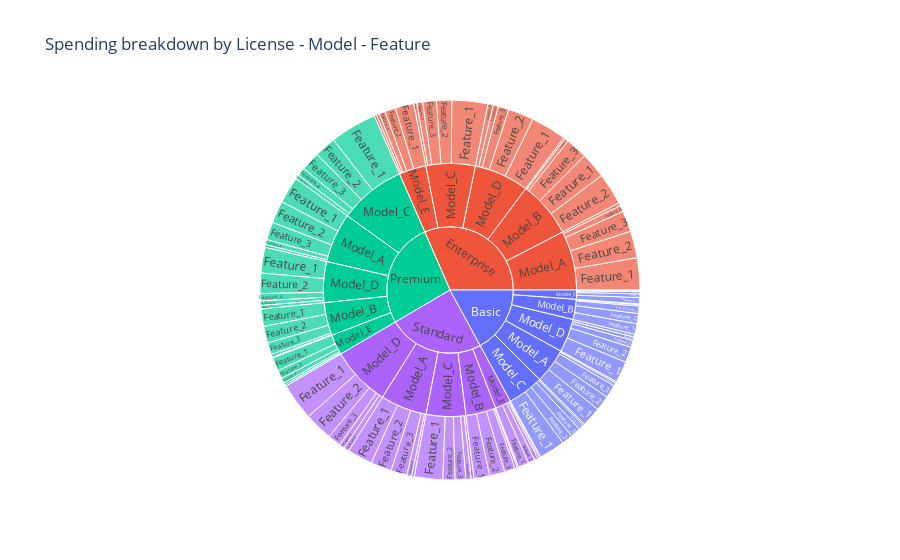

The cell this chart's notebook holds for it:
### Markdown cell above
While there is a clear upward trend, the differences are not sharp enough to indicate hard capping. Instead, they reflect gradual scaling of credit budget. Enterprise and Premium users spend more because of higher activity, which is expected when the customers are companies and developers.

### Code cell
fig = px.sunburst(summary, path=['license', 'model', 'feature'],
                  values='spent_amount',
                  color='license',
                  title='Spending breakdown by License - Model - Feature')
fig.show()

### Figure 1 — Plotly figure (JSON) as saved in the notebook; plotly's stock layout.template omitted (floating-point values rounded to 4 significant figures)
{"data": [{"branchvalues": "total", "customdata": [["Basic"], ["Basic"], ["Basic"], ["Basic"], ["Basic"], ["Basic"], ["Basic"], ["Basic"], ["Basic"], ["Basic"], ["Basic"], ["Basic"], ["Basic"], ["Basic"], ["Basic"], ["Basic"], ["Basic"], ["Basic"], ["Basic"], ["Basic"], ["Basic"], ["Basic"], ["Basic"], ["Basic"], ["Basic"], ["Basic"], ["Basic"], ["Basic"], ["Basic"], ["Basic"], ["Basic"], ["Enterprise"], ["Enterprise"], ["Enterprise"], ["Enterprise"], ["Enterprise"], ["Enterprise"], ["Enterprise"], ["Enterprise"], ["Enterprise"], ["Enterprise"], ["Enterprise"], ["Enterprise"], ["Enterprise"], ["Enterprise"], ["Enterprise"], ["Enterprise"], ["Enterprise"], ["Enterprise"], ["Enterprise"], ["Enterprise"], ["Enterprise"], ["Enterprise"], ["Enterprise"], ["Enterprise"], ["Enterprise"], ["Enterprise"], ["Enterprise"], ["Enterprise"], ["Enterprise"], ["Enterprise"], ["Enterprise"], ["Premium"], ["Premium"], ["Premium"], ["Premium"], ["Premium"], ["Premium"], ["Premium"], ["Premium"], ["Premium"], ["Premium"], ["Premium"], ["Premium"], ["Premium"], ["Premium"], ["Premium"], ["Premium"], ["Premium"], ["Premium"], ["Premium"], ["Premium"], ["Premium"], ["Premium"], ["Premium"], ["Premium"], ["Premium"], ["Premium"], ["Premium"], ["Premium"], ["Premium"], ["Premium"], ["Premium"], ["Standard"], ["Standard"], ["Standard"], ["Standard"], ["Standard"], ["Standard"], ["Standard"], ["Standard"], ["Standard"], ["Standard"], ["Standard"], ["Standard"], ["Standard"], ["Standard"], ["Standard"], ["Standard"], ["Standard"], ["Standard"], ["Standard"], ["Standard"], ["Standard"], ["Standard"], ["Standard"], ["Standard"], ["Standard"], ["Standard"], ["Standard"], ["Standard"], ["Standard"], ["Standard"], ["Standard"]], "domain": {"x": [0.0, 1.0], "y": [0.0, 1.0]}, "hovertemplate": "labels=%{label}<br>spent_amount=%{value}<br>parent=%{parent}<br>id=%{id}<br>license=%{customdata[0]}<extra></extra>", "ids": ["Basic/Model_A/Feature_1", "Basic/Model_C/Feature_1", "Basic/Model_C/Feature_2", "Basic/Model_C/Feature_3", "Basic/Model_C/Feature_4", "Basic/Model_C/Feature_5", "Basic/Model_D/Feature_1", "Basic/Model_D/Feature_3", "Basic/Model_D/Feature_4", "Basic/Model_D/Feature_5", "Basic/Model_B/Feature_5", "Basic/Model_E/Feature_1", "Basic/Model_E/Feature_3", "Basic/Model_E/Feature_4", "Basic/Model_E/Feature_5", "Basic/Model_A", "Basic/Model_B", "Basic/Model_C", "Basic/Model_D", "Basic/Model_E", "Basic", "Basic/Model_E/Feature_2", "Basic/Model_B/Feature_4", "Basic/Model_D/Feature_2", "Basic/Model_B/Feature_2", "Basic/Model_A/Feature_5", "Basic/Model_B/Feature_1", "Basic/Model_A/Feature_4", "Basic/Model_A/Feature_3", "Basic/Model_A/Feature_2", "Basic/Model_B/Feature_3", "Enterprise/Model_B/Feature_5", "Enterprise", "Enterprise/Model_E/Feature_5", "Enterprise/Model_E/Feature_4", "Enterprise/Model_E/Feature_3", "Enterprise/Model_E/Feature_2", "Enterprise/Model_E/Feature_1", "Enterprise/Model_A", "Enterprise/Model_A/Feature_3", "Enterprise/Model_D/Feature_1", "Enterprise/Model_D/Feature_2", "Enterprise/Model_D/Feature_3", "Enterprise/Model_D/Feature_4", "Enterprise/Model_D/Feature_5", "Enterprise/Model_A/Feature_5", "Enterprise/Model_A/Feature_4", "Enterprise/Model_C/Feature_5", "Enterprise/Model_A/Feature_2", "Enterprise/Model_C/Feature_3", "Enterprise/Model_E", "Enterprise/Model_B/Feature_4", "Enterprise/Model_D", "Enterprise/Model_B/Feature_3", "Enterprise/Model_C", "Enterprise/Model_B/Feature_2", "Enterprise/Model_B", "Enterprise/Model_A/Feature_1", "Enterprise/Model_B/Feature_1", "Enterprise/Model_C/Feature_1", "Enterprise/Model_C/Feature_2", "Enterprise/Model_C/Feature_4", "Premium/Model_E/Feature_2", "Premium/Model_B", "Premium/Model_A/Feature_2", "Premium/Model_E/Feature_3", "Premium/Model_E/Feature_4", "Premium/Model_C", "Premium/Model_E/Feature_5", "Premium/Model_D", "Premium/Model_A", "Premium/Model_E", "Premium/Model_A/Feature_1", "Premium/Model_E/Feature_1", "Premium/Model_D/Feature_4", "Premium/Model_A/Feature_5", "Premium/Model_C/Feature_3", "Premium/Model_C/Feature_2", "Premium/Model_B/Feature_5", "Premium/Model_B/Feature_4", "Premium", "Premium/Model_C/Feature_4", "Premium/Model_A/Feature_4", "Premium/Model_A/Feature_3", "Premium/Model_D/Feature_1", "Premium/Model_D/Feature_2", "Premium/Model_D/Feature_3", "Premium/Model_B/Feature_3", "Premium/Model_C/Feature_1", "Premium/Model_B/Feature_2", "Premium/Model_B/Feature_1", "Premium/Model_D/Feature_5", "Premium/Model_C/Feature_5", "Standard/Model_D/Feature_1", "Standard/Model_A/Feature_5", "Standard/Model_B/Feature_5", "Standard/Model_D", "Standard/Model_C", "Standard/Model_B/Feature_3", "Standard/Model_B/Feature_2", "Standard/Model_B/Feature_1", "Standard/Model_B", "Standard/Model_E", "Standard/Model_B/Feature_4", "Standard/Model_A/Feature_4", "Standard/Model_E/Feature_5", "Standard/Model_A/Feature_2", "Standard/Model_D/Feature_2", "Standard/Model_D/Feature_3", "Standard/Model_D/Feature_4", "Standard/Model_D/Feature_5", "Standard/Model_A/Feature_1", "Standard/Model_C/Feature_5", "Standard/Model_C/Feature_4", "Standard/Model_C/Feature_3", "Standard/Model_C/Feature_2", "Standard/Model_C/Feature_1", "Standard/Model_E/Feature_1", "Standard/Model_E/Feature_2", "Standard/Model_E/Feature_3", "Standard/Model_E/Feature_4", "Standard/Model_A", "Standard/Model_A/Feature_3", "Standard"], "labels": ["Feature_1", "Feature_1", "Feature_2", "Feature_3", "Feature_4", "Feature_5", "Feature_1", "Feature_3", "Feature_4", "Feature_5", "Feature_5", "Feature_1", "Feature_3", "Feature_4", "Feature_5", "Model_A", "Model_B", "Model_C", "Model_D", "Model_E", "Basic", "Feature_2", "Feature_4", "Feature_2", "Feature_2", "Feature_5", "Feature_1", "Feature_4", "Feature_3", "Feature_2", "Feature_3", "Feature_5", "Enterprise", "Feature_5", "Feature_4", "Feature_3", "Feature_2", "Feature_1", "Model_A", "Feature_3", "Feature_1", "Feature_2", "Feature_3", "Feature_4", "Feature_5", "Feature_5", "Feature_4", "Feature_5", "Feature_2", "Feature_3", "Model_E", "Feature_4", "Model_D", "Feature_3", "Model_C", "Feature_2", "Model_B", "Feature_1", "Feature_1", "Feature_1", "Feature_2", "Feature_4", "Feature_2", "Model_B", "Feature_2", "Feature_3", "Feature_4", "Model_C", "Feature_5", "Model_D", "Model_A", "Model_E", "Feature_1", "Feature_1", "Feature_4", "Feature_5", "Feature_3", "Feature_2", "Feature_5", "Feature_4", "Premium", "Feature_4", "Feature_4", "Feature_3", "Feature_1", "Feature_2", "Feature_3", "Feature_3", "Feature_1", "Feature_2", "Feature_1", "Feature_5", "Feature_5", "Feature_1", "Feature_5", "Feature_5", "Model_D", "Model_C", "Feature_3", "Feature_2", "Feature_1", "Model_B", "Model_E", "Feature_4", "Feature_4", "Feature_5", "Feature_2", "Feature_2", "Feature_3", "Feature_4", "Feature_5", "Feature_1", "Feature_5", "Feature_4", "Feature_3", "Feature_2", "Feature_1", "Feature_1", "Feature_2", "Feature_3", "Feature_4", "Model_A", "Feature_3", "Standard"], "marker": {"colors": ["#636efa", "#636efa", "#636efa", "#636efa", "#636efa", "#636efa", "#636efa", "#636efa", "#636efa", "#636efa", "#636efa", "#636efa", "#636efa", "#636efa", "#636efa", "#636efa", "#636efa", "#636efa", "#636efa", "#636efa", "#636efa", "#636efa", "#636efa", "#636efa", "#636efa", "#636efa", "#636efa", "#636efa", "#636efa", "#636efa", "#636efa", "#EF553B", "#EF553B", "#EF553B", "#EF553B", "#EF553B", "#EF553B", "#EF553B", "#EF553B", "#EF553B", "#EF553B", "#EF553B", "#EF553B", "#EF553B", "#EF553B", "#EF553B", "#EF553B", "#EF553B", "#EF553B", "#EF553B", "#EF553B", "#EF553B", "#EF553B", "#EF553B", "#EF553B", "#EF553B", "#EF553B", "#EF553B", "#EF553B", "#EF553B", "#EF553B", "#EF553B", "#00cc96", "#00cc96", "#00cc96", "#00cc96", "#00cc96", "#00cc96", "#00cc96", "#00cc96", "#00cc96", "#00cc96", "#00cc96", "#00cc96", "#00cc96", "#00cc96", "#00cc96", "#00cc96", "#00cc96", "#00cc96", "#00cc96", "#00cc96", "#00cc96", "#00cc96", "#00cc96", "#00cc96", "#00cc96", "#00cc96", "#00cc96", "#00cc96", "#00cc96", "#00cc96", "#00cc96", "#ab63fa", "#ab63fa", "#ab63fa", "#ab63fa", "#ab63fa", "#ab63fa", "#ab63fa", "#ab63fa", "#ab63fa", "#ab63fa", "#ab63fa", "#ab63fa", "#ab63fa", "#ab63fa", "#ab63fa", "#ab63fa", "#ab63fa", "#ab63fa", "#ab63fa", "#ab63fa", "#ab63fa", "#ab63fa", "#ab63fa", "#ab63fa", "#ab63fa", "#ab63fa", "#ab63fa", "#ab63fa", "#ab63fa", "#ab63fa", "#ab63fa"]}, "name": "", "parents": ["Basic/Model_A", "Basic/Model_C", "Basic/Model_C", "Basic/Model_C", "Basic/Model_C", "Basic/Model_C", "Basic/Model_D", "Basic/Model_D", "Basic/Model_D", "Basic/Model_D", "Basic/Model_B", "Basic/Model_E", "Basic/Model_E", "Basic/Model_E", "Basic/Model_E", "Basic", "Basic", "Basic", "Basic", "Basic", "", "Basic/Model_E", "Basic/Model_B", "Basic/Model_D", "Basic/Model_B", "Basic/Model_A", "Basic/Model_B", "Basic/Model_A", "Basic/Model_A", "Basic/Model_A", "Basic/Model_B", "Enterprise/Model_B", "", "Enterprise/Model_E", "Enterprise/Model_E", "Enterprise/Model_E", "Enterprise/Model_E", "Enterprise/Model_E", "Enterprise", "Enterprise/Model_A", "Enterprise/Model_D", "Enterprise/Model_D", "Enterprise/Model_D", "Enterprise/Model_D", "Enterprise/Model_D", "Enterprise/Model_A", "Enterprise/Model_A", "Enterprise/Model_C", "Enterprise/Model_A", "Enterprise/Model_C", "Enterprise", "Enterprise/Model_B", "Enterprise", "Enterprise/Model_B", "Enterprise", "Enterprise/Model_B", "Enterprise", "Enterprise/Model_A", "Enterprise/Model_B", "Enterprise/Model_C", "Enterprise/Model_C", "Enterprise/Model_C", "Premium/Model_E", "Premium", "Premium/Model_A", "Premium/Model_E", "Premium/Model_E", "Premium", "Premium/Model_E", "Premium", "Premium", "Premium", "Premium/Model_A", "Premium/Model_E", "Premium/Model_D", "Premium/Model_A", "Premium/Model_C", "Premium/Model_C", "Premium/Model_B", "Premium/Model_B", "", "Premium/Model_C", "Premium/Model_A", "Premium/Model_A", "Premium/Model_D", "Premium/Model_D", "Premium/Model_D", "Premium/Model_B", "Premium/Model_C", "Premium/Model_B", "Premium/Model_B", "Premium/Model_D", "Premium/Model_C", "Standard/Model_D", "Standard/Model_A", "Standard/Model_B", "Standard", "Standard", "Standard/Model_B", "Standard/Model_B", "Standard/Model_B", "Standard", "Standard", "Standard/Model_B", "Standard/Model_A", "Standard/Model_E", "Standard/Model_A", "Standard/Model_D", "Standard/Model_D", "Standard/Model_D", "Standard/Model_D", "Standard/Model_A", "Standard/Model_C", "Standard/Model_C", "Standard/Model_C", "Standard/Model_C", "Standard/Model_C", "Standard/Model_E", "Standard/Model_E", "Standard/Model_E", "Standard/Model_E", "Standard", "Standard/Model_A", ""], "values": [25060.0, 33040.0, 14110.0, 12830.0, 6937.0, 2027.0, 27240.0, 8867.0, 3760.0, 4451.0, 1888.0, 7844.0, 2871.0, 982.6, 949.8, 67100.0, 38590.0, 68950.0, 64130.0, 17480.0, 256300.0, 4838.0, 970.3, 19800.0, 13060.0, 1908.0, 13350.0, 4113.0, 16670.0, 19360.0, 9322.0, 4724.0, 473200.0, 3056.0, 3552.0, 7896.0, 13840.0, 23600.0, 113700.0, 26800.0, 45310.0, 32610.0, 13890.0, 6614.0, 6627.0, 3604.0, 8186.0, 3764.0, 34210.0, 17480.0, 51950.0, 2139.0, 105000.0, 27920.0, 94160.0, 40860.0, 108400.0, 40900.0, 32730.0, 45800.0, 19490.0, 7630.0, 10610.0, 63460.0, 28610.0, 6245.0, 2679.0, 127800.0, 2243.0, 78180.0, 95340.0, 39230.0, 33980.0, 17450.0, 5667.0, 3465.0, 24330.0, 27620.0, 3328.0, 1301.0, 404000.0, 10730.0, 6582.0, 22700.0, 32620.0, 26020.0, 9373.0, 15370.0, 59710.0, 21280.0, 22180.0, 4495.0, 5382.0, 47600.0, 3225.0, 2955.0, 114300.0, 75740.0, 14010.0, 19500.0, 19850.0, 57740.0, 30780.0, 1427.0, 6195.0, 1640.0, 26750.0, 36200.0, 16790.0, 6822.0, 6846.0, 32210.0, 3666.0, 6667.0, 13710.0, 15490.0, 36210.0, 13810.0, 8590.0, 4341.0, 2397.0, 88930.0, 20550.0, 367500.0], "type": "sunburst"}], "layout": {"legend": {"tracegroupgap": 0}, "title": {"text": "Spending breakdown by License - Model - Feature"}}}
